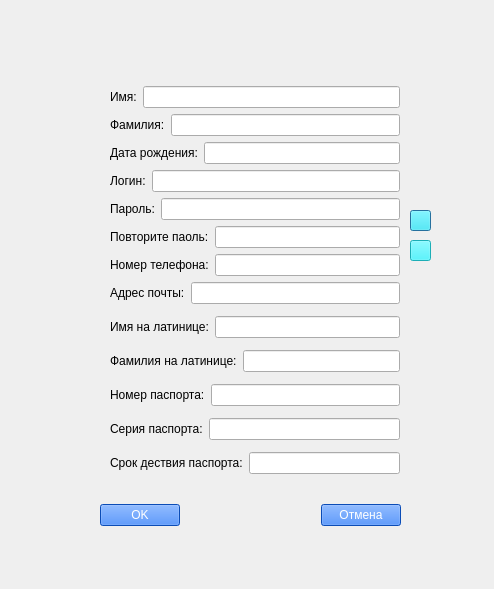
<?xml version="1.0" encoding="UTF-8"?>
<ui version="4.0">
 <class>registration_window</class>
 <widget class="QDialog" name="registration_window">
  <property name="geometry">
   <rect>
    <x>0</x>
    <y>0</y>
    <width>494</width>
    <height>589</height>
   </rect>
  </property>
  <property name="maximumSize">
   <size>
    <width>494</width>
    <height>589</height>
   </size>
  </property>
  <property name="baseSize">
   <size>
    <width>494</width>
    <height>659</height>
   </size>
  </property>
  <property name="windowTitle">
   <string>Dialog</string>
  </property>
  <widget class="QPushButton" name="pushButton_3">
   <property name="geometry">
    <rect>
     <x>410</x>
     <y>210</y>
     <width>21</width>
     <height>21</height>
    </rect>
   </property>
   <property name="styleSheet">
    <string notr="true">background-color:rgb(39, 244, 255)</string>
   </property>
   <property name="text">
    <string/>
   </property>
   <property name="icon">
    <iconset resource="recourse.qrc">
     <normaloff>:/new/pictures/143034.png</normaloff>:/new/pictures/143034.png</iconset>
   </property>
  </widget>
  <widget class="QPushButton" name="pushButton_4">
   <property name="geometry">
    <rect>
     <x>410</x>
     <y>240</y>
     <width>21</width>
     <height>21</height>
    </rect>
   </property>
   <property name="styleSheet">
    <string notr="true">background-color:rgb(39, 244, 255);</string>
   </property>
   <property name="text">
    <string/>
   </property>
   <property name="icon">
    <iconset resource="recourse.qrc">
     <normaloff>:/new/pictures/143034.png</normaloff>:/new/pictures/143034.png</iconset>
   </property>
  </widget>
  <widget class="QWidget" name="layoutWidget">
   <property name="geometry">
    <rect>
     <x>100</x>
     <y>500</y>
     <width>301</width>
     <height>30</height>
    </rect>
   </property>
   <layout class="QHBoxLayout" name="horizontalLayout_9">
    <item>
     <widget class="QPushButton" name="pushButton">
      <property name="styleSheet">
       <string notr="true">color: white;
background-color:rgb(15, 107, 255)</string>
      </property>
      <property name="text">
       <string>OK</string>
      </property>
     </widget>
    </item>
    <item>
     <spacer name="horizontalSpacer">
      <property name="orientation">
       <enum>Qt::Horizontal</enum>
      </property>
      <property name="sizeHint" stdset="0">
       <size>
        <width>48</width>
        <height>20</height>
       </size>
      </property>
     </spacer>
    </item>
    <item>
     <widget class="QPushButton" name="pushButton_2">
      <property name="styleSheet">
       <string notr="true">color: white;
background-color:rgb(15, 107, 255)</string>
      </property>
      <property name="text">
       <string>Отмена</string>
      </property>
     </widget>
    </item>
   </layout>
  </widget>
  <widget class="QWidget" name="layoutWidget_2">
   <property name="geometry">
    <rect>
     <x>210</x>
     <y>710</y>
     <width>301</width>
     <height>30</height>
    </rect>
   </property>
   <layout class="QHBoxLayout" name="horizontalLayout_15">
    <item>
     <widget class="QPushButton" name="pushButton_5">
      <property name="text">
       <string>OK</string>
      </property>
     </widget>
    </item>
    <item>
     <spacer name="horizontalSpacer_2">
      <property name="orientation">
       <enum>Qt::Horizontal</enum>
      </property>
      <property name="sizeHint" stdset="0">
       <size>
        <width>48</width>
        <height>20</height>
       </size>
      </property>
     </spacer>
    </item>
    <item>
     <widget class="QPushButton" name="pushButton_6">
      <property name="text">
       <string>Отмена</string>
      </property>
     </widget>
    </item>
   </layout>
  </widget>
  <widget class="QLabel" name="mainpicture">
   <property name="geometry">
    <rect>
     <x>0</x>
     <y>0</y>
     <width>501</width>
     <height>601</height>
    </rect>
   </property>
   <property name="text">
    <string/>
   </property>
  </widget>
  <widget class="QWidget" name="layoutWidget_3">
   <property name="geometry">
    <rect>
     <x>110</x>
     <y>80</y>
     <width>290</width>
     <height>402</height>
    </rect>
   </property>
   <layout class="QVBoxLayout" name="verticalLayout_3">
    <item>
     <layout class="QVBoxLayout" name="verticalLayout_2">
      <item>
       <layout class="QVBoxLayout" name="verticalLayout">
        <item>
         <layout class="QHBoxLayout" name="horizontalLayout">
          <item>
           <widget class="QLabel" name="label">
            <property name="text">
             <string>Имя:</string>
            </property>
           </widget>
          </item>
          <item>
           <widget class="QLineEdit" name="rname"/>
          </item>
         </layout>
        </item>
        <item>
         <layout class="QHBoxLayout" name="horizontalLayout_2">
          <item>
           <widget class="QLabel" name="label_2">
            <property name="text">
             <string>Фамилия:</string>
            </property>
           </widget>
          </item>
          <item>
           <widget class="QLineEdit" name="rsurname"/>
          </item>
         </layout>
        </item>
        <item>
         <layout class="QHBoxLayout" name="horizontalLayout_3">
          <item>
           <widget class="QLabel" name="label_3">
            <property name="text">
             <string>Дата рождения:</string>
            </property>
           </widget>
          </item>
          <item>
           <widget class="QLineEdit" name="rbirthday"/>
          </item>
         </layout>
        </item>
        <item>
         <layout class="QHBoxLayout" name="horizontalLayout_4">
          <item>
           <widget class="QLabel" name="label_4">
            <property name="text">
             <string>Логин:</string>
            </property>
           </widget>
          </item>
          <item>
           <widget class="QLineEdit" name="rlogin"/>
          </item>
         </layout>
        </item>
        <item>
         <layout class="QHBoxLayout" name="horizontalLayout_5">
          <item>
           <widget class="QLabel" name="label_5">
            <property name="text">
             <string>Пароль:</string>
            </property>
           </widget>
          </item>
          <item>
           <widget class="QLineEdit" name="rpassword"/>
          </item>
         </layout>
        </item>
        <item>
         <layout class="QHBoxLayout" name="horizontalLayout_6">
          <item>
           <widget class="QLabel" name="label_6">
            <property name="text">
             <string>Повторите паоль:</string>
            </property>
           </widget>
          </item>
          <item>
           <widget class="QLineEdit" name="rpassword_check"/>
          </item>
         </layout>
        </item>
        <item>
         <layout class="QHBoxLayout" name="horizontalLayout_7">
          <item>
           <widget class="QLabel" name="label_7">
            <property name="text">
             <string>Номер телефона:</string>
            </property>
           </widget>
          </item>
          <item>
           <widget class="QLineEdit" name="rnumber"/>
          </item>
         </layout>
        </item>
        <item>
         <layout class="QHBoxLayout" name="horizontalLayout_8">
          <item>
           <widget class="QLabel" name="label_8">
            <property name="text">
             <string>Адрес почты:</string>
            </property>
           </widget>
          </item>
          <item>
           <widget class="QLineEdit" name="rmail"/>
          </item>
         </layout>
        </item>
       </layout>
      </item>
     </layout>
    </item>
    <item>
     <layout class="QHBoxLayout" name="horizontalLayout_12">
      <item>
       <widget class="QLabel" name="label_12">
        <property name="text">
         <string>Имя на латинице:</string>
        </property>
       </widget>
      </item>
      <item>
       <widget class="QLineEdit" name="lat_name"/>
      </item>
     </layout>
    </item>
    <item>
     <layout class="QHBoxLayout" name="horizontalLayout_11">
      <item>
       <widget class="QLabel" name="label_13">
        <property name="text">
         <string>Фамилия на латинице:</string>
        </property>
       </widget>
      </item>
      <item>
       <widget class="QLineEdit" name="lat_surname"/>
      </item>
     </layout>
    </item>
    <item>
     <layout class="QHBoxLayout" name="horizontalLayout_13">
      <item>
       <widget class="QLabel" name="label_11">
        <property name="text">
         <string>Номер паспорта:</string>
        </property>
       </widget>
      </item>
      <item>
       <widget class="QLineEdit" name="pasport_num"/>
      </item>
     </layout>
    </item>
    <item>
     <layout class="QHBoxLayout" name="horizontalLayout_14">
      <item>
       <widget class="QLabel" name="label_10">
        <property name="text">
         <string>Серия паспорта:</string>
        </property>
       </widget>
      </item>
      <item>
       <widget class="QLineEdit" name="pasport_seria"/>
      </item>
     </layout>
    </item>
    <item>
     <layout class="QHBoxLayout" name="horizontalLayout_10">
      <item>
       <widget class="QLabel" name="label_9">
        <property name="text">
         <string>Срок дествия паспорта:</string>
        </property>
       </widget>
      </item>
      <item>
       <widget class="QLineEdit" name="pasport_term"/>
      </item>
     </layout>
    </item>
   </layout>
  </widget>
  <zorder>mainpicture</zorder>
  <zorder>pushButton_3</zorder>
  <zorder>pushButton_4</zorder>
  <zorder>layoutWidget</zorder>
  <zorder>layoutWidget_2</zorder>
  <zorder>layoutWidget_3</zorder>
 </widget>
 <resources>
  <include location="recourse.qrc"/>
 </resources>
 <connections/>
</ui>
